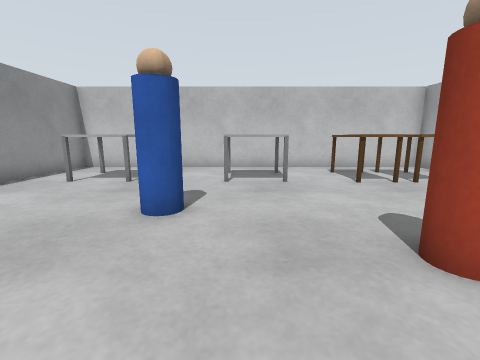
[1] (above)

13 first-person views from a walk through a world built for the Gazebo simulator. The camera is 0.69 m above the floor, tilts 10° down and sees 90° across. The floor is counted in squares, 0.5 m on a side. Each view is taken from the middle of a square. On the plan, view 1 faces up. The plan holds only what a view shows up to about 12 squares ahead; the rest is blank.

[2]
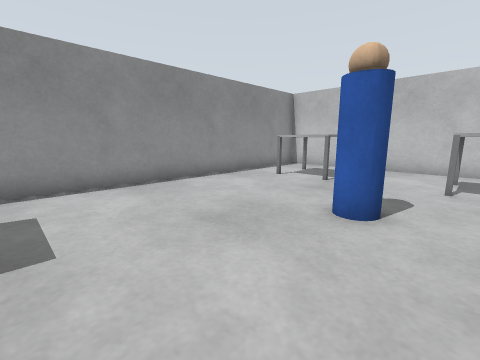

[3]
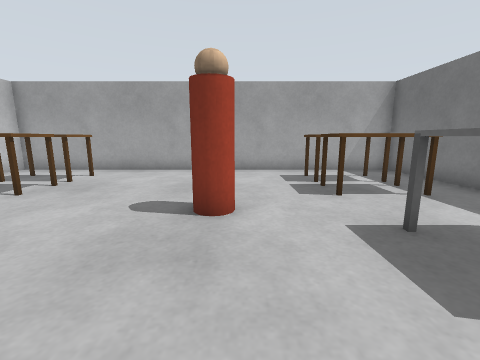

[4]
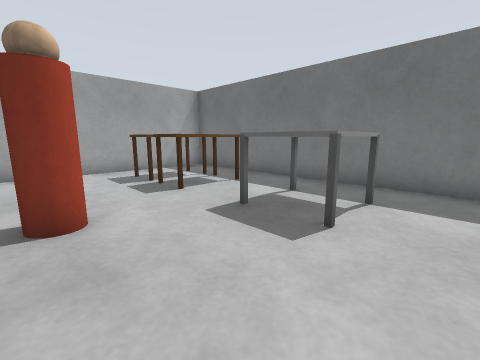

[5]
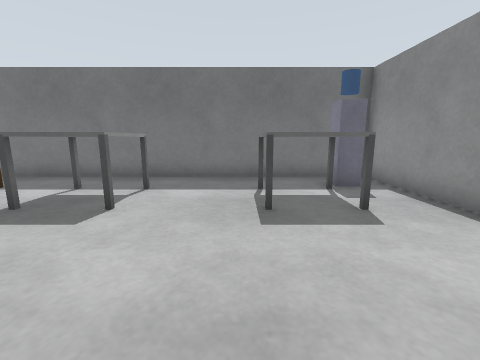

[6]
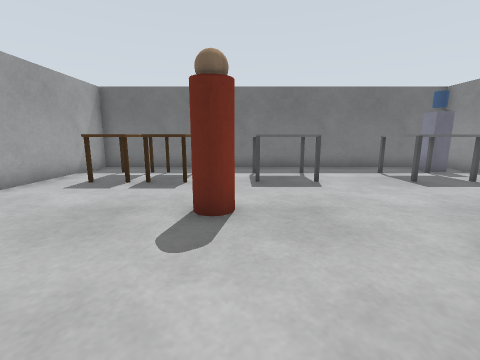

[7]
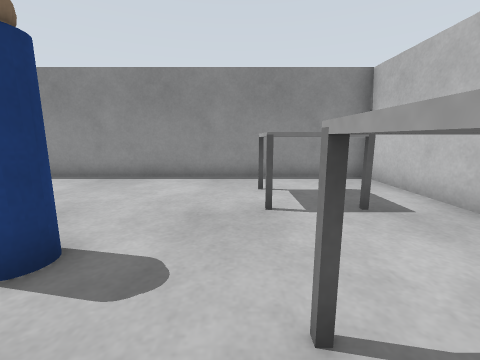

[8]
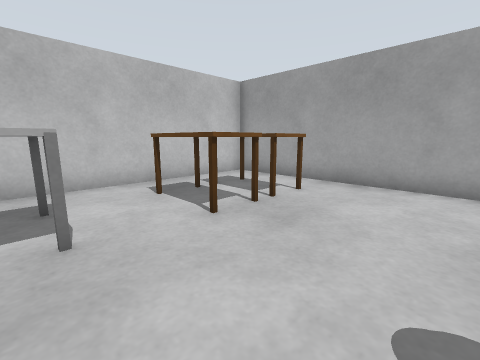

[9]
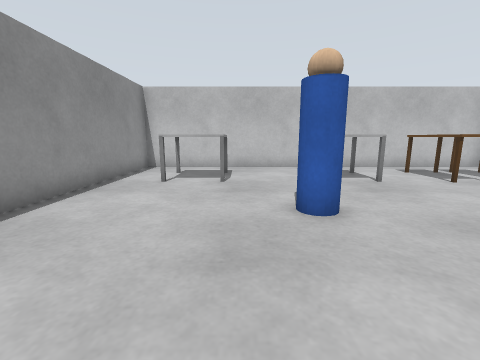

[10]
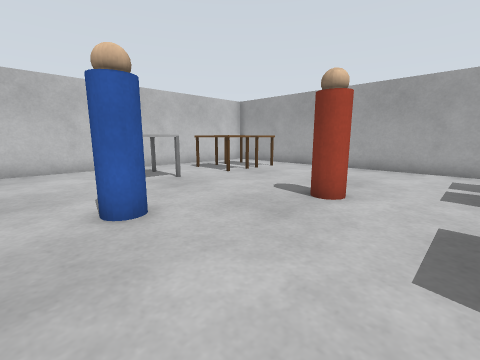

[11]
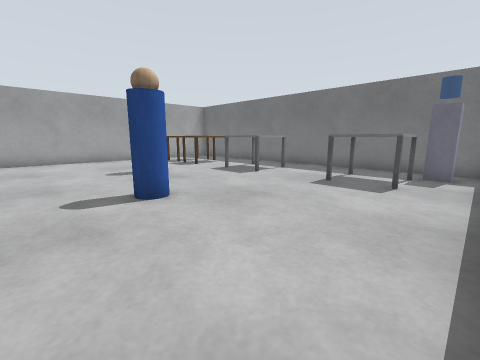

[12]
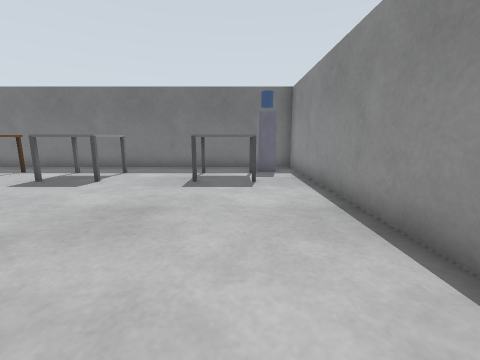

[13]
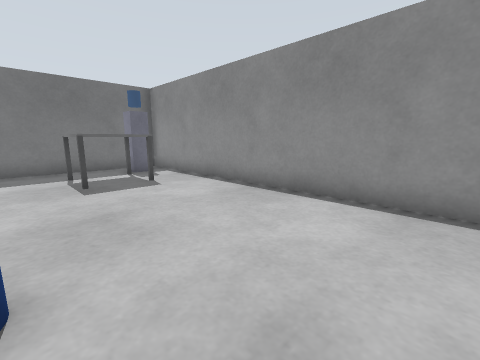

### Floor plan
Key: @ floor where view 1 was taken; # wall or solid block; . floor; T thing the floor can be seen under or through; B beige ball; P white post.
Columns run from 8 left of view 1 to 9 right of it. Each row starts with its distance up from view 1.
 12 ##################
 11 #................#
 10 #................#
  9 #..TT...TT..#  ..#
  8 #..TT...TT..###..#
  7 #................#
  6 #................#
  5 #.....BB.........#
  4 #......B.........#
  3 #.........BB.....#
  2 #..........B.....#
  1 #................#
  0 #.......@........#
 -1 #..TT...TT..TTT..#
 -2 #..TT...TT..T  ..#
 -3 #.PT.............#
 -4 #................#
 -5 ##################

Where each view was taken, in squares from view 1:
view 1: 0 up, 0 right, facing up
view 2: 0 up, 0 right, facing up-left
view 3: 2 up, 2 left, facing right
view 4: 3 up, 2 left, facing down-right
view 5: 4 up, 3 left, facing down
view 6: 7 up, 2 right, facing down
view 7: 7 up, 1 right, facing left
view 8: 4 up, 1 right, facing up-right
view 9: 0 up, 3 left, facing up
view 10: 0 up, 3 left, facing up-right
view 11: 7 up, 7 left, facing down-right
view 12: 7 up, 5 left, facing down
view 13: 7 up, 2 left, facing down-left
